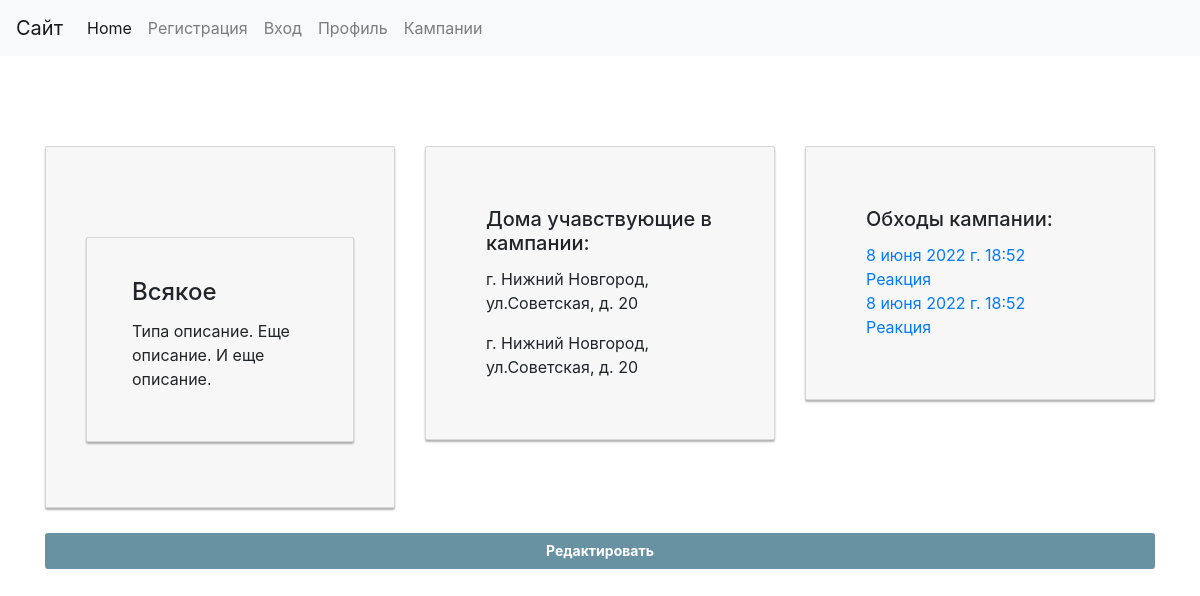
Screenshot of /camps/5 with the database file from the repository.
### usermanag/models.py (models this page shows, shortened)
class Campaing(models.Model):
    id_campaign = models.AutoField(primary_key=True)
    campaign_name = models.CharField(max_length=200, verbose_name='Название кампании', unique=True)
    campaign_description = models.CharField(max_length=200, verbose_name='Описание кампании')
    class Meta:
        verbose_name = 'Кампания'
        verbose_name_plural = 'Кампании'

class CampaignData (models.Model):
    user_camp = models.ForeignKey('ExtendedUser',  blank=True, null=True, on_delete=models.CASCADE, verbose_name='Пользователь')
    house_camp = models.ForeignKey('House', blank=True, null=True, on_delete=models.CASCADE, verbose_name='Адрес')
    camp_num = models.ForeignKey('Campaing', blank=True, null=True, on_delete=models.CASCADE, verbose_name='Кампания')
    poll_camp = models.ForeignKey('Poll', blank=True, null=True, on_delete=models.CASCADE, verbose_name='Обход')
    poll_form_camp = models.ForeignKey('PoolForm',blank=True, null=True, on_delete=models.CASCADE, verbose_name='Форма обхода')

class House(models.Model):
    id_house = models.AutoField(primary_key=True)
    address = models.CharField(max_length=400, verbose_name='Адрес', default="default title")
    entrance = models.IntegerField(verbose_name='Количество подъездов')
    apartment_in_entracne = models.IntegerField(verbose_name='Квартир в подъезде')
    poll = models.BooleanField(verbose_name='Обход')
    class Meta:
        verbose_name = 'Дом'
        verbose_name_plural = 'Дома'

class Poll(models.Model):
    id_poll = models.AutoField(primary_key=True)
    door_open = models.BooleanField (verbose_name='Открыли дверь')
    date = models.DateField(verbose_name='Дата обхода')
    time = models.TimeField(verbose_name='Время обхода')
    reaction = models.CharField(max_length=400, verbose_name='Реакция')
    class Meta:
        verbose_name = 'Обход'
        verbose_name_plural = 'Обходы'

### camp/views.py (the view)
# urls.py: path('camps/<int:id_campaign>', views.showcamp, name='showcamp'),
def showcamp(request, id_campaign):
    camp_data = Campaing.objects.filter(id_campaign = id_campaign)
    all_data = CampaignData.objects.filter(camp_num_id = id_campaign)
    return render(request, "showcamp.html", {"data" : camp_data, "all_data" : all_data})

### camp/templates/showcamp.html (shortened to what this page needs)
{% extends "base.html" %}
{% load static %}
{% block content%}
<br>
<br>
<br>
<br>
{% for i in data %}
<div class="container">
    <div class="row">
        <div class="col-sm">
            <div class="card card-container">
                <div class="card">
                    <div class="card-body">
            <h4 class="card-title">{{i.campaign_name}}</h4>
            <p class="card-text">{{i.campaign_description}}</p>
                    </div>
                </div>
            </div>
        </div>
        <div class="col-sm">
            <div class="card card-container">
                <div class="card-body">
                    <h5 class="card-title">Дома учавствующие в кампании:</h5>
                {% for p in all_data %}
                {% if p.house_camp != NULL %}
                <p class="card-text">{{p.house_camp.address}}</p>
                {% endif %}
                {% endfor %}
                </div>
            </div>
        </div>
        <div class="col-sm">
            <div class="card card-container">
                <div class="card-body">
                    <h5 class="card-title">Обходы кампании:</h5>
                {% for p in all_data %}
                {% if p.poll_camp_id != NULL %}
                <a href={% url 'showpoll' p.poll_camp_id %}>
                    <p class="card-text"> {{p.poll_camp.date}} {{p.poll_camp.time}} {{p.poll_camp.reaction}}</p>
                </a>
                {% endif %}
                {% endfor %}
                </div>
            </div>
        </div>
    </div>
   <form  action={% url 'editcamp' i.id_campaign %}>
        <button class="btn btn-lg btn-primary btn-block btn-signin" type="submit">Редактировать</button>
    </form>
</div>
{% endfor %}
{% endblock %}

### rows the page displays
Campaing: campaign_name "Всякое", campaign_description "Типа описание. Еще описание. И еще описание."
CampaignData: house_camp.address "г. Нижний Новгород, ул.Советская, д. 20", poll_camp "8 июня 2022 г.", poll_camp.time "18:52", poll_camp.reaction "Реакция"
CampaignData: house_camp.address "г. Нижний Новгород, ул.Советская, д. 20", poll_camp "8 июня 2022 г.", poll_camp.time "18:52", poll_camp.reaction "Реакция"
